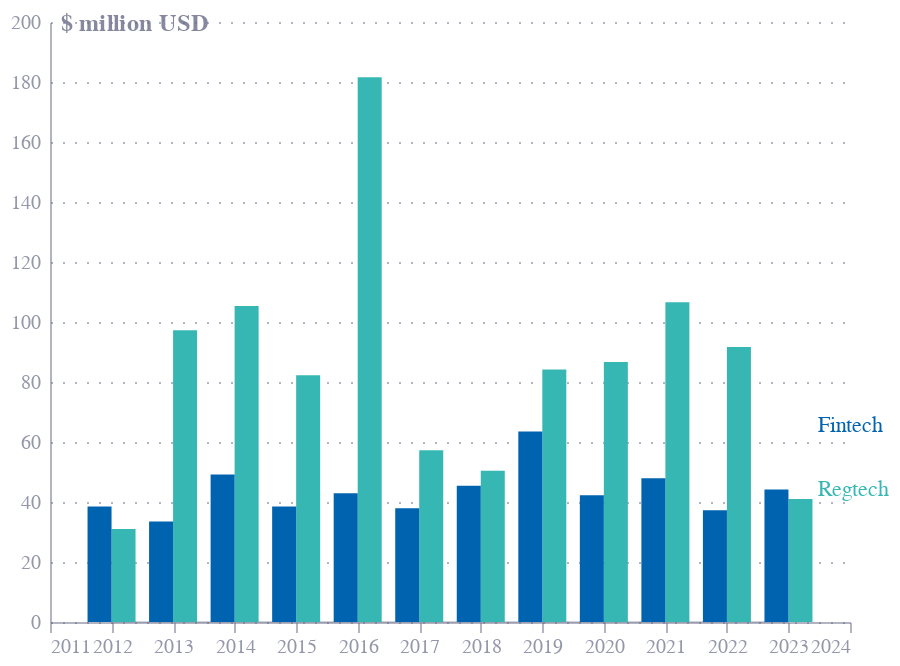

Notebook source saved alongside this figure:
### Code cell
xaxis = alt.Chart(pd.DataFrame([{'x':2012,'y':0},{'x':2023,'y':0}])).mark_line(color=colors["eco-gray"],opacity=mo-0.2,strokeWidth=1).encode(
    alt.X(
        "x:Q",
        sort=[],
        axis=alt.Axis(
            grid=False,
            titleAlign="center",
            titleAnchor="middle",
            title="",
            titleY=-15,
            titleX=207,
            labelColor=colors["eco-gray"],
            titleColor=colors["eco-gray"],
            tickColor=colors["eco-gray"],
            domainColor=colors["eco-gray"],
            tickCount=10,
            domainOpacity=mo,
            tickOpacity=mo,
            labelOpacity=mo+0.2,
            titleOpacity=mo+0.3,
            titleFontSize=12,
            orient="bottom",
            labelAngle=0,
            format='.0f',  
        ),
        # scale=alt.Scale(domain=[2012, 2023],nice=False),
    ),
    y=alt.Y(
        "y:Q",
        sort=[],
        axis=alt.Axis(
            # grid=False,
            gridDash=[1,5],
            gridColor=colors["eco-gray"],
            gridOpacity=mo,
            title="$ million USD",
            titleX=5,
            titleY=7,
            titleBaseline="bottom",
            titleAngle=0,
            titleAlign="left",
            ticks=False,
            labelPadding=5,
            labelColor=colors["eco-gray"],
            titleColor=colors["eco-gray"],
            tickColor=colors["eco-gray"],
            domainColor=colors["eco-gray"],
            domainOpacity=mo,
            tickOpacity=mo,
            labelOpacity=mo+0.2,
            titleOpacity=mo+0.3,
            titleFontSize=12,
            format='.0f',
            tickCount=8
        ),
    )
)
base = alt.Chart(fc).encode(x='year:Q')
bars1=base.mark_bar(size=12,xOffset=6,color=colors['eco-turquiose']).encode(y='Regtech',tooltip=[
                                                                alt.Tooltip('Regtech', title='Regtech'),alt.Tooltip('Fintech', title='Fintech')])
bars2=base.mark_bar(size=12,xOffset=-6,color=colors['eco-mid-blue']).encode(y='Fintech',tooltip=[
                                                                alt.Tooltip('Regtech', title='Regtech'),alt.Tooltip('Fintech', title='Fintech')]
                                                                ).transform_calculate(y=datum.Regtech+datum.Fintech)
label1=bars2.mark_text(text='Regtech',color=colors['eco-turquiose'],align='left',dx=15).transform_filter(datum.year==2023)
label3=bars2.mark_text(text='Fintech',color=colors['eco-mid-blue'],align='left',dx=15,dy=-32).transform_filter(datum.year==2023)
color=colors['eco-turquiose']
layer1 = (
    (xaxis+bars1+bars2+label1+label3).properties(height=300, width=400, title="")
    .configure(font='Circular Std Book').configure_view(stroke=None)
)
# layer2=dark(f)
if SAVE:
    layer1.save("visualisation/" + f + "_no_branding.json")
    layer1.save("visualisation/" + f + "_no_branding.svg")
    layer1.save("visualisation/" + f + "_no_branding.png")
    # layer2.save("visualisation/" + f + "_no_branding_dark.json")
    # layer2.save("visualisation/" + f + "_no_branding_dark.svg")
    # layer2.save("visualisation/" + f + "_no_branding_dark.png")

logo=alt.Chart(pd.DataFrame([{"x": '2023-10-01', "y": 1400, "img": "https://raw.githubusercontent.com/EconomicsObservatory/ECOvisualisations/main/guidelines/logos/eco-icon-dark.png"}]))\
    .mark_image(width=40,height=40,align='right',baseline='top',yOffset=-33,opacity=mo,xOffset=5).encode(x='x:T',y='y:Q',url='img:N')
# ecomark=alt.Chart(pd.DataFrame([{"x": '2019-01-01', "y": 14}]))\
#     .mark_point(size=100,fill=colors['eco-turquiose'],stroke=None,opacity=1,xOffset=-20,yOffset=-20).encode(x='x:T',y='y:Q')
# layer1+=(ecomark)
# layer1+=(logo)

if SAVE:
    layer1.save("visualisation/" + f + ".json")
    layer1.save("visualisation/" + f + ".svg")
    layer1.save("visualisation/" + f + ".png")
    # layer2.save("visualisation/" + f + "_dark.json")
    # layer2.save("visualisation/" + f + "_dark.svg")
    # layer2.save("visualisation/" + f + "_dark.png")
    open("README.md", "a").write(readme)

print(f+'\n')
layer1.display()
# layer2.display()

### Figure 1 — Vega-Lite specification as saved in the notebook (floating-point values rounded to 4 significant figures)
{"config": {"view": {"continuousWidth": 300, "continuousHeight": 300, "stroke": null}, "font": "Circular Std Book"}, "layer": [{"data": {"name": "data-4396d20188f039caf9d5d47aed36c329"}, "mark": {"type": "line", "color": "#676A86", "opacity": 0.3, "strokeWidth": 1}, "encoding": {"x": {"axis": {"domainColor": "#676A86", "domainOpacity": 0.5, "format": ".0f", "grid": false, "labelAngle": 0, "labelColor": "#676A86", "labelOpacity": 0.7, "orient": "bottom", "tickColor": "#676A86", "tickCount": 10, "tickOpacity": 0.5, "title": "", "titleAlign": "center", "titleAnchor": "middle", "titleColor": "#676A86", "titleFontSize": 12, "titleOpacity": 0.8, "titleX": 207, "titleY": -15}, "field": "x", "sort": [], "type": "quantitative"}, "y": {"axis": {"domainColor": "#676A86", "domainOpacity": 0.5, "format": ".0f", "gridColor": "#676A86", "gridDash": [1, 5], "gridOpacity": 0.5, "labelColor": "#676A86", "labelOpacity": 0.7, "labelPadding": 5, "tickColor": "#676A86", "tickCount": 8, "tickOpacity": 0.5, "ticks": false, "title": "$ million USD", "titleAlign": "left", "titleAngle": 0, "titleBaseline": "bottom", "titleColor": "#676A86", "titleFontSize": 12, "titleOpacity": 0.8, "titleX": 5, "titleY": 7}, "field": "y", "sort": [], "type": "quantitative"}}}, {"data": {"name": "data-a9cd97385e15d00e1c6489ab19422e9f"}, "mark": {"type": "bar", "color": "#36B7B4", "size": 12, "xOffset": 6}, "encoding": {"tooltip": [{"field": "Regtech", "title": "Regtech", "type": "quantitative"}, {"field": "Fintech", "title": "Fintech", "type": "quantitative"}], "x": {"field": "year", "type": "quantitative"}, "y": {"field": "Regtech", "type": "quantitative"}}}, {"data": {"name": "data-a9cd97385e15d00e1c6489ab19422e9f"}, "mark": {"type": "bar", "color": "#0063AF", "size": 12, "xOffset": -6}, "encoding": {"tooltip": [{"field": "Regtech", "title": "Regtech", "type": "quantitative"}, {"field": "Fintech", "title": "Fintech", "type": "quantitative"}], "x": {"field": "year", "type": "quantitative"}, "y": {"field": "Fintech", "type": "quantitative"}}, "transform": [{"calculate": "(datum.Regtech + datum.Fintech)", "as": "y"}]}, {"data": {"name": "data-a9cd97385e15d00e1c6489ab19422e9f"}, "mark": {"type": "text", "align": "left", "color": "#36B7B4", "dx": 15, "text": "Regtech"}, "encoding": {"tooltip": [{"field": "Regtech", "title": "Regtech", "type": "quantitative"}, {"field": "Fintech", "title": "Fintech", "type": "quantitative"}], "x": {"field": "year", "type": "quantitative"}, "y": {"field": "Fintech", "type": "quantitative"}}, "transform": [{"calculate": "(datum.Regtech + datum.Fintech)", "as": "y"}, {"filter": "(datum.year === 2023)"}]}, {"data": {"name": "data-a9cd97385e15d00e1c6489ab19422e9f"}, "mark": {"type": "text", "align": "left", "color": "#0063AF", "dx": 15, "dy": -32, "text": "Fintech"}, "encoding": {"tooltip": [{"field": "Regtech", "title": "Regtech", "type": "quantitative"}, {"field": "Fintech", "title": "Fintech", "type": "quantitative"}], "x": {"field": "year", "type": "quantitative"}, "y": {"field": "Fintech", "type": "quantitative"}}, "transform": [{"calculate": "(datum.Regtech + datum.Fintech)", "as": "y"}, {"filter": "(datum.year === 2023)"}]}], "height": 300, "title": "", "width": 400, "$schema": "https://vega.github.io/schema/vega-lite/v5.14.1.json", "datasets": {"data-4396d20188f039caf9d5d47aed36c329": [{"x": 2012, "y": 0}, {"x": 2023, "y": 0}], "data-a9cd97385e15d00e1c6489ab19422e9f": [{"Fintech": 38.52, "Regtech": 31.03, "year": 2012}, {"Fintech": 33.52, "Regtech": 97.25, "year": 2013}, {"Fintech": 49.14, "Regtech": 105.4, "year": 2014}, {"Fintech": 38.52, "Regtech": 82.25, "year": 2015}, {"Fintech": 42.9, "Regtech": 181.6, "year": 2016}, {"Fintech": 37.9, "Regtech": 57.26, "year": 2017}, {"Fintech": 45.39, "Regtech": 50.39, "year": 2018}, {"Fintech": 63.51, "Regtech": 84.13, "year": 2019}, {"Fintech": 42.27, "Regtech": 86.63, "year": 2020}, {"Fintech": 47.89, "Regtech": 106.6, "year": 2021}, {"Fintech": 37.27, "Regtech": 91.63, "year": 2022}, {"Fintech": 44.15, "Regtech": 41.02, "year": 2023}]}}
